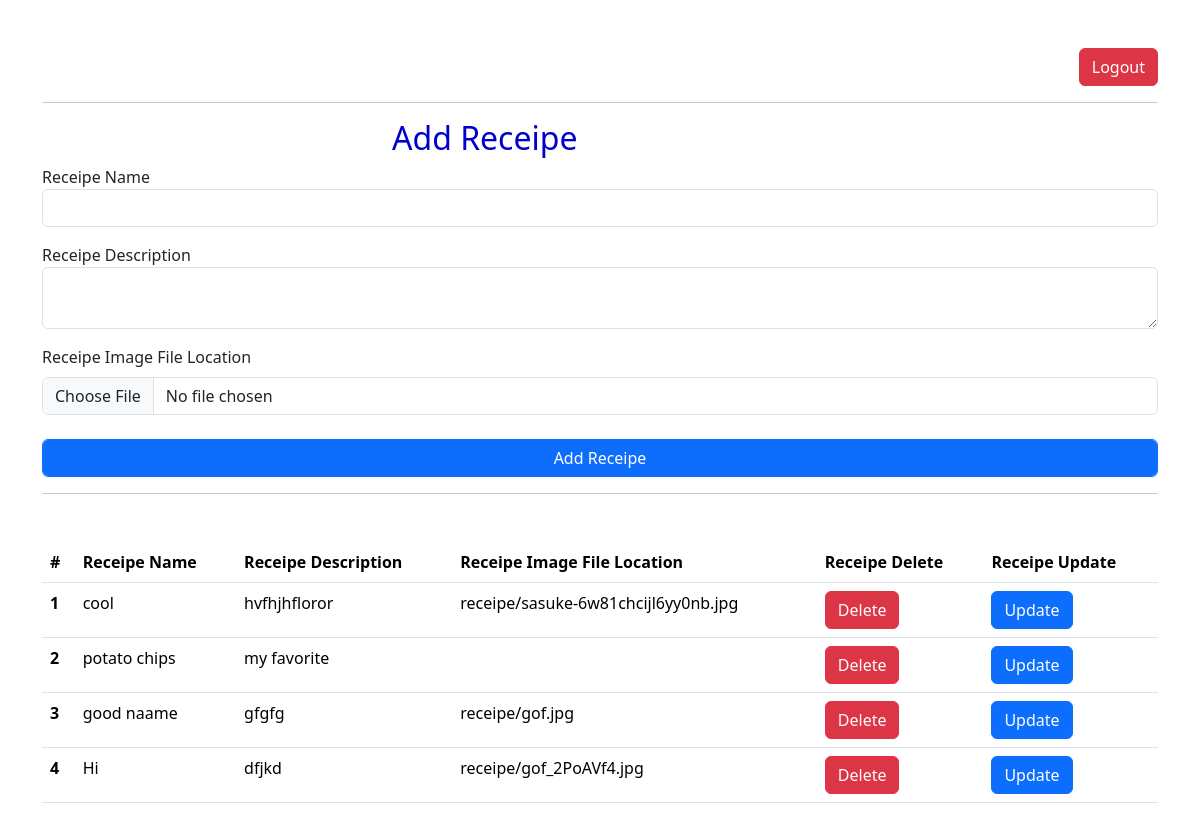
The app's page /, older data.
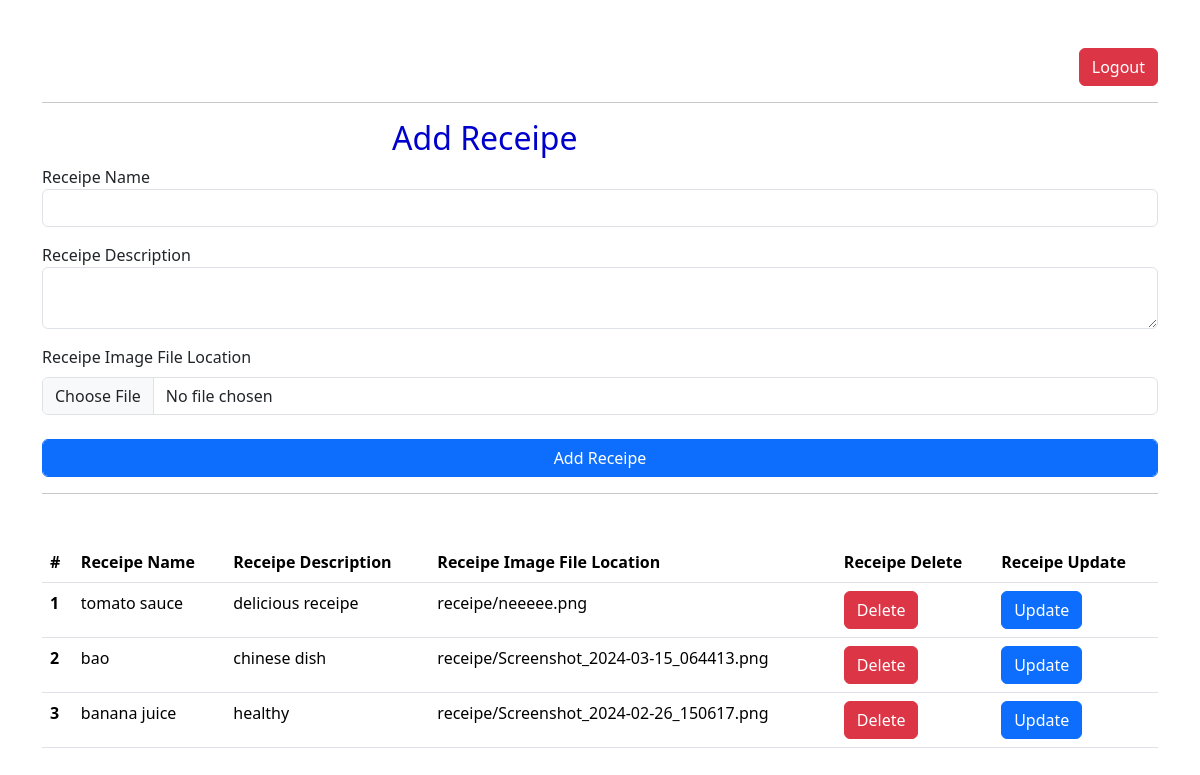
The same page, newer data.
### vege/models.py (models this page shows)
class Receipe(models.Model):
    user = models.ForeignKey(User, on_delete=models.SET_NULL, null = True, blank = True)
    receipe_name = models.CharField(max_length=100)
    receipe_description = models.TextField()
    receipe_image = models.ImageField(upload_to="receipe")
    receipe_view_count = models.IntegerField(default=1)

### vege/views.py (the view, shortened to what this page needs)
# urls.py: path('', receipes, name="receipes"),
def receipes(request):
    queryset = Receipe.objects.all()
    context = {'receipes': queryset}
    return render(request, 'receipes.html', context)

### vege/templates/receipes.html (shortened to what this page needs)
<!DOCTYPE html>
<html lang="en">
	<head>
		<link
			href="https://cdn.jsdelivr.net/npm/bootstrap@5.3.2/dist/css/bootstrap.min.css"
			rel="stylesheet"
 />
	</head>
	<body>
		<div class="container mt-5">
			<form
				method="post"
				enctype="multipart/form-data">
				<a
					style="
						display: flex;
						justify-content: flex-end;
						text-decoration: none;
					"
					href="/logout">
					<button class="btn btn-danger">Logout</button>
				</a>
				<hr />
				<div style="color: mediumblue; margin-left: 350px">
					<h2>Add Receipe</h2>
				</div>
				<div class="mb-3">
					<label>Receipe Name</label>
					<input
						class="form-control"
						name="receipe_name"
						required
						type="text" />
				</div>
				<div class="mb-3">
					<label>Receipe Description</label>
					<textarea
						class="form-control"
						required
						name="receipe_description"></textarea>
				</div>
				<div class="mb-3">
					<label class="form-label">Receipe Image File Location</label>
					<input class="form-control" name="receipe_image" type="file"
				</div>
				<br />
				<button class="btn btn-primary form-control">Add Receipe</button>
				<hr />
			</form>
			<table class="table mt-5">
				<thead>
					<tr>
						<th scope="col">#</th>
						<th scope="col">Receipe Name</th>
						<th scope="col">Receipe Description</th>
						<th scope="col">Receipe Image File Location</th>
						<th scope="col">Receipe Delete</th>
						<th scope="col">Receipe Update</th>
					</tr>
				</thead>
				<tbody>
					{% for receipe in receipes %}
					<tr>
						<th scope="row">{{forloop.counter}}</th>
						<td>{{receipe.receipe_name}}</td>
						<td>{{receipe.receipe_description}}</td>
						<td>{{receipe.receipe_image}}</td>
						<td>
							<a
								class="btn btn-danger"
								href="/delete_receipe/{{receipe.id}}/"
								>Delete</a
							>
						</td>
						<td>
							<a
								class="btn btn-primary"
								href="/update_receipe/{{receipe.id}}/"
								>Update</a
							>
						</td>
					</tr>
					{% endfor %}
				</tbody>
			</table>
		</div>
	</body>
</html>

Row changes from the older to the newer data that the page shows:
removed Receipe: receipe_name "cool", receipe_description "hvfhjhfloror", receipe_image "receipe/sasuke-6w81chcijl6yy0nb.jpg"
removed Receipe: receipe_name "potato chips", receipe_description "my favorite"
removed Receipe: receipe_name "good naame", receipe_description "gfgfg", receipe_image "receipe/gof.jpg"
removed Receipe: receipe_name "Hi", receipe_description "dfjkd", receipe_image "receipe/gof_2PoAVf4.jpg"
added Receipe: receipe_name "tomato sauce", receipe_description "delicious receipe", receipe_image "receipe/neeeee.png"
added Receipe: receipe_name "bao", receipe_description "chinese dish", receipe_image "receipe/Screenshot_2024-03-15_064413.png"
added Receipe: receipe_name "banana juice", receipe_description "healthy", receipe_image "receipe/Screenshot_2024-02-26_150617.png"
